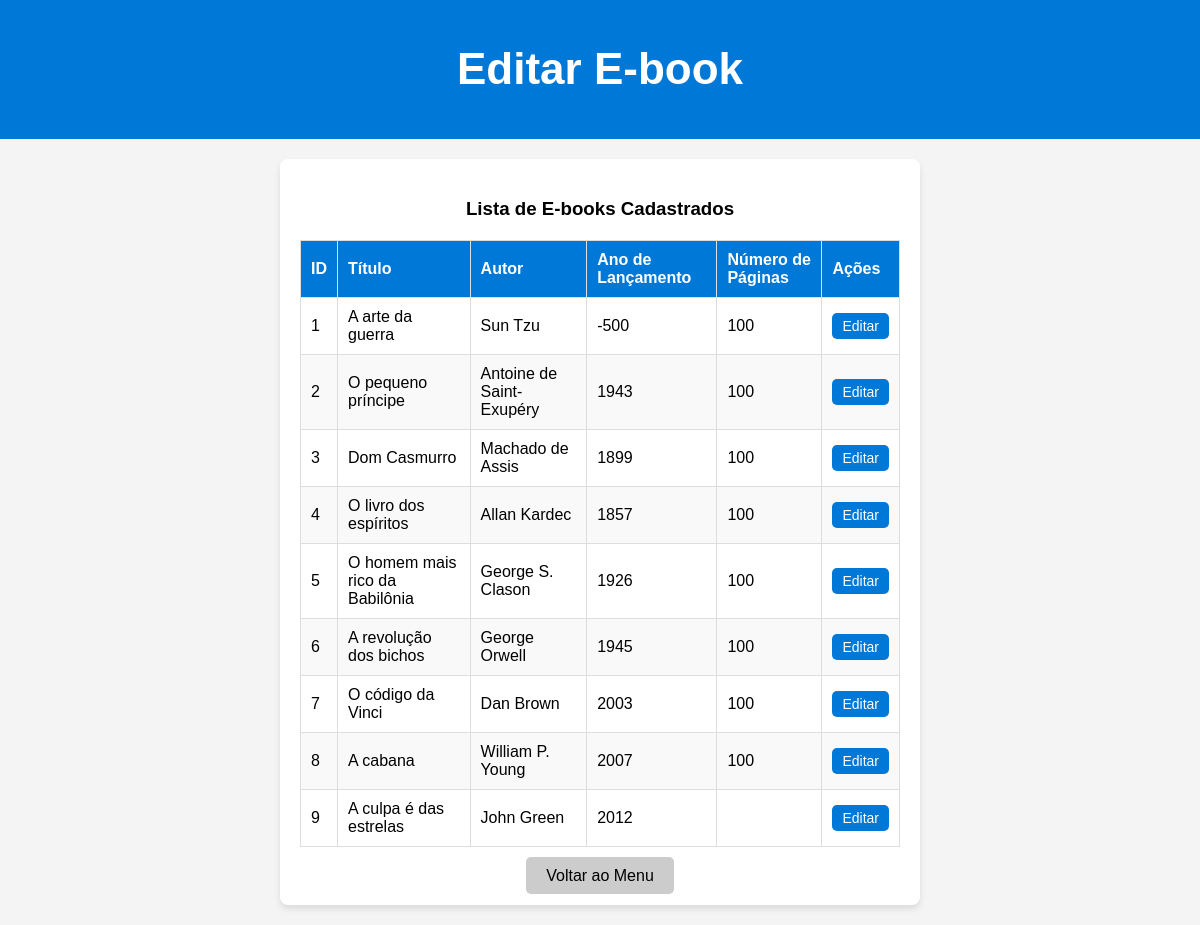
Screenshot of /views/ebook/editar_ebook.php with the database file from the repository.
### tables this page shows
CREATE TABLE `ebooks` (
  `id` int(11) NOT NULL,
  `titulo` varchar(100) NOT NULL,
  `autor` varchar(100) NOT NULL,
  `lancamento` int(11) NOT NULL,
  `id_genero` int(11) NOT NULL,
  `paginas` int(11) DEFAULT NULL
);

### src/controllers/EbookController.php (called while the page is built, shortened)
<?php
class EbookController {
    public static function listarEbooks() {
        $conexao = Conexao::conectar();
        $sql = "SELECT e.*, g.nome AS nome_genero
                FROM ebooks e
                JOIN genero g ON e.id_genero = g.id";
        $stmt = $conexao->prepare($sql);
        $stmt->execute();
        return $stmt->fetchAll(PDO::FETCH_ASSOC);
    }
}
?>

### views/ebook/editar_ebook.php (the view, shortened to what this page needs)
<?php
include_once '../../src/controllers/EbookController.php';
$ebooks = [];
try {
    $ebooks = EbookController::listarEbooks();
} catch (Exception $e) {
    $mensagem = "<p class='error'>Erro ao carregar e-books: " . htmlspecialchars($e->getMessage()) . "</p>";
}
?>
<!DOCTYPE html>
<html lang="pt">
<head>
    <link rel="stylesheet" href="../../assets/css/styles.css">
</head>
<body>
    <header>
        <h1>Editar E-book</h1>
    </header>
    <main class="form-container">
        <h3>Lista de E-books Cadastrados</h3>
        <?php if (empty($ebooks)): ?>
            <p class="info">Nenhum e-book cadastrado.</p>
        <?php else: ?>
            <table class="table">
                <thead>
                    <tr>
                        <th>ID</th>
                        <th>Título</th>
                        <th>Autor</th>
                        <th>Ano de Lançamento</th>
                        <th>Número de Páginas</th>
                        <th>Ações</th>
                    </tr>
                </thead>
                <tbody>
                    <?php foreach ($ebooks as $ebook): ?>
                        <tr>
                            <td><?= htmlspecialchars($ebook['id']) ?></td>
                            <td><?= htmlspecialchars($ebook['titulo']) ?></td>
                            <td><?= htmlspecialchars($ebook['autor']) ?></td>
                            <td><?= htmlspecialchars($ebook['lancamento']) ?></td>
                            <td><?= htmlspecialchars($ebook['paginas']) ?></td>
                            <td>
                                <a href="editar_ebook.php?id=<?= htmlspecialchars($ebook['id']) ?>" class="btn-primary">Editar</a>
                            </td>
                        </tr>
                    <?php endforeach; ?>
                </tbody>
            </table>
        <?php endif; ?>
        <div class="actions">
            <a href="../../index.html" class="btn-secondary">Voltar ao Menu</a>
        </div>
    </main>
</body>
</html>

### assets/css/styles.css (style rules this page uses)
body { font-family: Arial, sans-serif; margin: 0; padding: 0; background-color: #f4f4f4; text-align: center; }
header { background-color: #0078d7; color: white; padding: 15px; font-size: 22px; }
.form-container { max-width: 600px; margin: 20px auto; padding: 20px; background-color: white; border-radius: 8px; box-shadow: 0 4px 6px rgba(0, 0, 0, 0.1); }
.btn-primary { background-color: #0078d7; color: white; padding: 10px 20px; border-radius: 5px; text-decoration: none; font-size: 16px; transition: background-color 0.3s; }
.btn-secondary { background-color: #ccc; color: black; padding: 10px 20px; border-radius: 5px; text-decoration: none; font-size: 16px; transition: background-color 0.3s; }
.table { width: 100%; border-collapse: collapse; margin-top: 20px; }
.table th, .table td { border: 1px solid #ddd; padding: 10px; text-align: left; }
.table th { background-color: #0078d7; color: white; }
.table tr:nth-child(even) { background-color: #f9f9f9; }
.table .btn-primary { background-color: #0078d7; color: white; padding: 5px 10px; border-radius: 5px; text-decoration: none; font-size: 14px; transition: background-color 0.3s; }
.actions { text-align: center; margin-top: 20px; }
.actions .btn-secondary { background-color: #ccc; color: black; padding: 10px 20px; border-radius: 5px; text-decoration: none; font-size: 16px; transition: background-color 0.3s; }

### rows the page displays
ebooks: id "1", titulo "A arte da guerra", autor "Sun Tzu", lancamento "-500", paginas "100"
ebooks: id "2", titulo "O pequeno príncipe", autor "Antoine de Saint-Exupéry", lancamento "1943", paginas "100"
ebooks: id "3", titulo "Dom Casmurro", autor "Machado de Assis", lancamento "1899", paginas "100"
ebooks: id "4", titulo "O livro dos espíritos", autor "Allan Kardec", lancamento "1857", paginas "100"
ebooks: id "5", titulo "O homem mais rico da Babilônia", autor "George S. Clason", lancamento "1926", paginas "100"
ebooks: id "6", titulo "A revolução dos bichos", autor "George Orwell", lancamento "1945", paginas "100"
ebooks: id "7", titulo "O código da Vinci", autor "Dan Brown", lancamento "2003", paginas "100"
ebooks: id "8", titulo "A cabana", autor "William P. Young", lancamento "2007", paginas "100"
ebooks: id "9", titulo "A culpa é das estrelas", autor "John Green", lancamento "2012"
